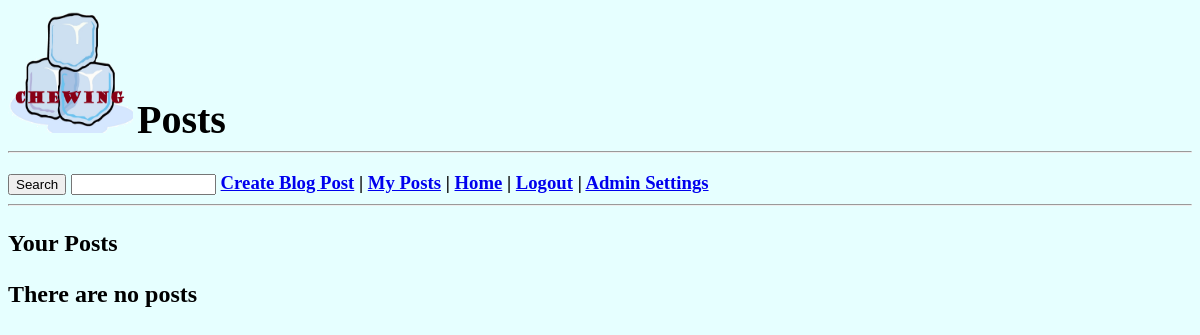
The app's page /wami.php (signed in), older data.
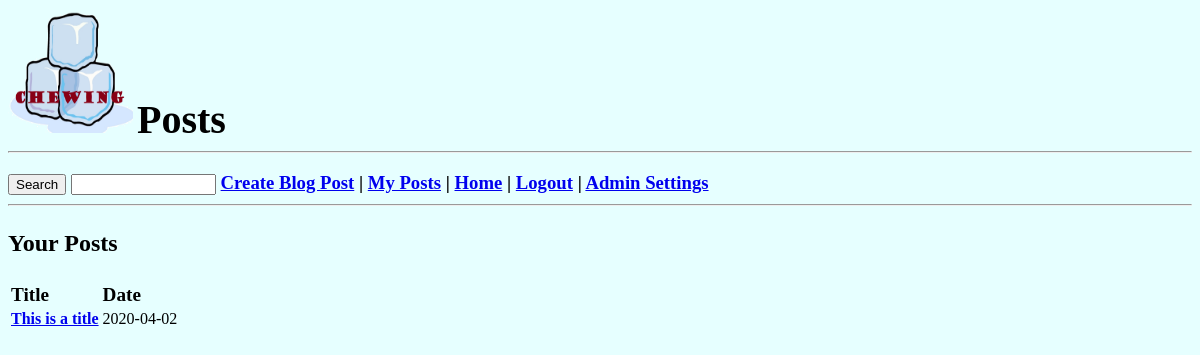
The same page, newer data.
### tables this page shows
CREATE TABLE `posts` (
  `postID` int(11) NOT NULL COMMENT 'The Id of what post it is',
  `userID_PostBy` int(11) DEFAULT NULL COMMENT 'The userID of who posted',
  `userID_LastPost` varchar(45) DEFAULT NULL COMMENT 'unknown. TBD later',
  `moderationAction` int(11) DEFAULT '0' COMMENT 'The moderation action done to the post | 0 = no moderation : 1 = user deleted : 2 = removed  ',
  `title` varchar(45) DEFAULT NULL,
  `postDate` date DEFAULT NULL,
  `content` varchar(500) DEFAULT NULL
);

### wami.php (the view, shortened to what this page needs)
<!DOCTYPE html>
<?php
include('myfuncs.php');
if (GetDBConnect()->select_db(GetDBName()))
{
    $sql = "SELECT * FROM posts
            WHERE userID_PostBy= ". getUserID() ."";
    if ($result = GetDBConnect()->query($sql))
    {
        $numberRows = $result->num_rows;
    }
}
?>
<html>
	<head>
	</head>
	<body>
		<header>
			<img id='IMG_Logo' src="sampleLogo.png" width="125" height="125" alt="LOGO">
			<h2 id='TopPageName'>Posts</h2>
		</header>
		<hr>
		<?php echo webpageTemplateString();?>
		<hr>
		<h3 id='H3_TableHeader'>Your Posts</h3>
		<?php
		if($numberRows != 0)
        {
        ?>
    		<table>
            	<thead>
            		<tr>
            			<td id='TH_Title'>Title</td>
            			<td id='TH_Date'>Date</td>
            		</tr>
            	</thead>
            	<tbody>
            		<?php
            		foreach (GetDBConnect()->query($sql) as $rows)
            		{
            		    if($rows['moderationAction'] == 0)
            		    {
                		?>
                			<tr>
                				<td id='TD_Title'><b><a href="getBlogRequest.php?postID='
                				    <?php echo $rows['postID'] ?> '">
                				    <?php echo $rows['title']?> </a></b></td>
                				<td id='TD_Date'><?php echo $rows['postDate']?></td>
                			</tr>
                		<?php
                		}
            		}
            		?>
            	</tbody>
        	</table>
    	<?php
        }
        else
        {
    	?>
    		<h3 id='H3_NoPosts'>There are no posts</h3>
    	<?php
        }
    	?>
	</body>
</html>

Row changes from the older to the newer data that the page shows:
now on this page (row edited): posts: title "This is a title", postDate "2020-04-02"
Text that changed along with them:
text no longer shown: "There are no posts"
text now shown: "Title Date"
